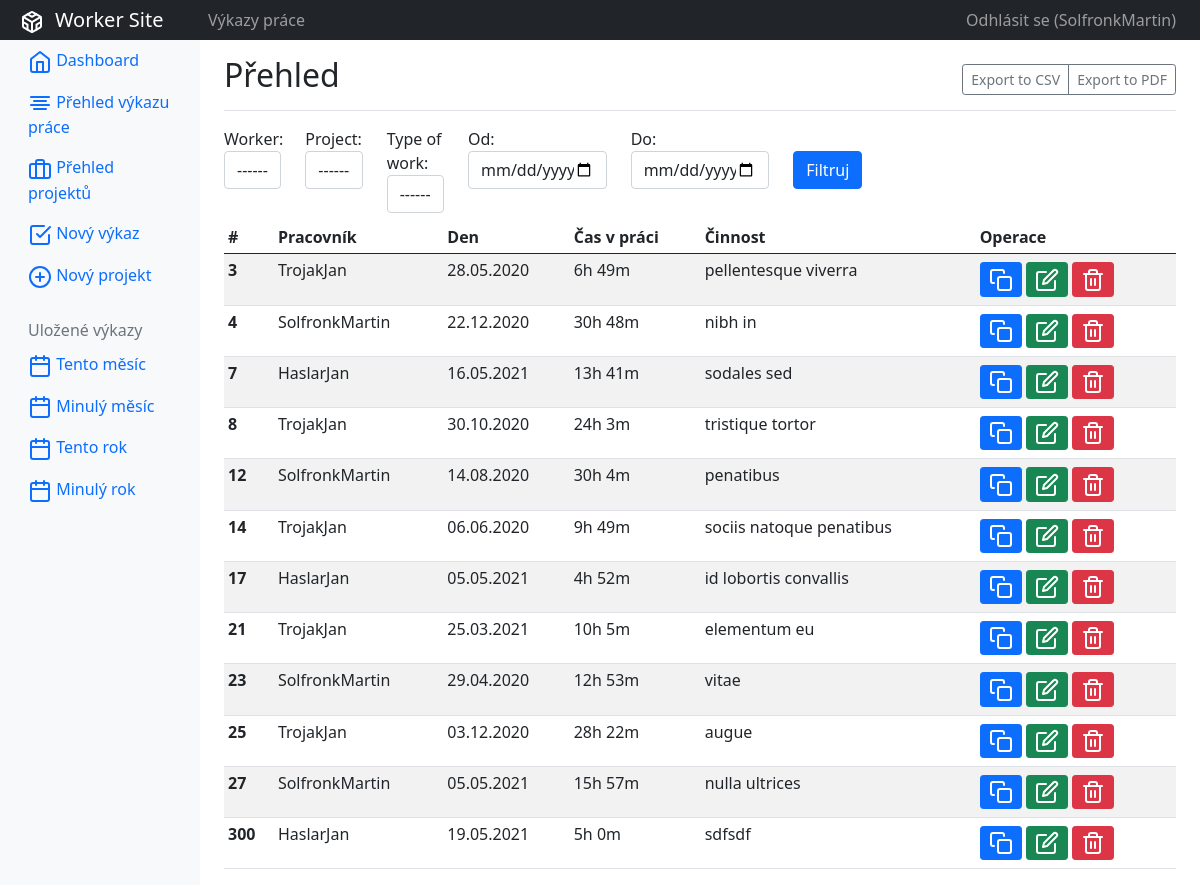
Screenshot of /report/over_view/ (signed in) with the database file from the repository.
### accounts/models.py (models this page shows)
class CustomUser(AbstractUser):
    id = models.AutoField(primary_key=True, null=False)
    def __str__(self):
        return self.username

### work_report/models.py (models this page shows, shortened)
class WorkReport(models.Model):
    id = models.AutoField(primary_key=True, null=False)
    worker = models.ForeignKey(CustomUser, null=True,
                               on_delete=models.SET_NULL)
    description = models.TextField(null=False)
    arrival = models.DateTimeField(null=False)
    departure = models.DateTimeField(null=False)
    productive_time = models.DurationField(default=timedelta())
    type_of_work = models.ForeignKey(TypeOfWork, null=True,
                                     on_delete=models.SET_NULL)
    project = models.ForeignKey(Project, null=True, on_delete=models.SET_NULL)
    creat_time = models.DateTimeField(auto_now_add=True, null=False)
    edit_time = models.DateTimeField(auto_now=True)

### work_report/decorators.py (the view)
        def wrapper(request, *args, **kwargs):
            if len({gr.name for gr in request.user.groups.all()}.intersection(
                    allowed_groups)) != 0:
                return func(request, *args, **kwargs)
            else:
                return redirect('unauthorised-AR')

### templates/templatetags.py (called while the page is built)
@register.filter
def duration(td):
    if isinstance(td, str):
        return td
    total_seconds = int(td.total_seconds())
    hours = total_seconds // 3600
    minutes = (total_seconds % 3600) // 60
    return '{}h {}m'.format(hours, minutes)

@register.simple_tag(takes_context=False)
def current_year_filter():
    start_of_current_year = \
        date(datetime.today().year, 1, 1)
    return f'?worker=&project=&type_of_work=&start=' \
           f'{start_of_current_year}T12%3A00&end='

@register.simple_tag(takes_context=False)
def last_year_filter():
    start_of_current_year = \
        date(datetime.today().year, 1, 1)
    start_of_last_year = \
        start_of_current_year - dateutil.relativedelta.relativedelta(year=1)
    return f'?worker=&project=&type_of_work=&start=' \
           f'{start_of_last_year}T12%3A00&end={start_of_current_year}T12%3A00'

@register.simple_tag(takes_context=False)
def current_month_filter():
    start_of_current_month = \
        date(datetime.today().year, datetime.today().month, 1)
    return f'?worker=&project=&type_of_work=&start=' \
           f'{start_of_current_month}T12%3A00&end='

@register.simple_tag(takes_context=False)
def last_month_filter():
    start_of_current_month = \
        date(datetime.today().year, datetime.today().month, 1)
    start_of_last_month = \
        start_of_current_month - dateutil.relativedelta.relativedelta(months=1)
    return f'?worker=&project=&type_of_work=&start=' \
           f'{start_of_last_month}T12%3A00&end=' \
           f'{start_of_current_month}T12%3A00'

### work_report/models.py (called while the page is built)
    def __str__(self):
        if len(self.name) > 20:
            return self.name[:20 - 3] + '...'
        else:
            return self.name

    def __str__(self):
        if len(self.label) > 20:
            return self.label[:20 - 3] + '...'
        else:
            return self.label

### work_report/views.py (called while the page is built)
@login_required(login_url='login-AC')
@allowed_users(allowed_groups={'admin', 'worker'})
def report_view(request):
    reports = models.WorkReport.objects.all()
    if request.method == 'GET':
        work_report_filter = filters.WorkReportsFilter(request.GET,
                                                       queryset=reports)
        reports = work_report_filter.qs
    context = {'reports': reports,
               'filter': work_report_filter,
               'title': 'Přehled',
               'has_filter': True,
               }
    return render(request, 'work_report/reports.html', context)

### templates/work_report/reports.html
{% extends 'shared/base.html' %}
{% block content %}
    {% include 'work_report/components/left_bar.html' %}
    <main role="main" class="col-md-9 ml-sm-auto col-lg-10 pt-3 px-4">
        {% include 'work_report/components/header.html' %}
        {% include 'work_report/components/summary.html' %}
    </main>
{% endblock content %}

### templates/shared/top_bar.html
<nav class="navbar navbar-dark sticky-top bg-dark navbar-expand-lg p-0">
    <div class="col-md-2 text-center">
        <a class="navbar-brand col-sm-3 col-md-2 mr-0 " href="{% url 'dashboard-WR' %}">
            <span data-feather="codesandbox"></span>&nbsp;&nbsp;Worker Site</a>
    </div>
    <div class="collapse navbar-collapse" id="navbarSupportedContent">
        <ul class="navbar-nav mr-auto">
            <li class="nav-item text-nowrap">
                <a class="nav-link" href="{% url 'dashboard-WR' %}">Výkazy práce</a>
            </li>
        </ul>
    </div>
    <ul class="navbar-nav px-3">
        <li class="nav-item text-nowrap">
            <a class="nav-link" href="{% url 'logout-AC' %}">Odhlásit se ({{ request.user }})</a>
        </li>
    </ul>
</nav>

### templates/work_report/components/summary.html
{% load my_tags %}
{% load widget_tweaks %}
<form method="get">
    <div class="row my-2">
        <div class="col-sm-1">
            {% render_field filter.form.worker.label_tag %}
            {% render_field filter.form.worker class="form-control" %}
        </div>
        <div class="col-sm-1 nopadding">
            {% render_field filter.form.project.label_tag %}
            {% render_field filter.form.project class="form-control" %}
        </div>
        <div class="col-sm-1 nopadding">
            {% render_field filter.form.type_of_work.label_tag %}
            {% render_field filter.form.type_of_work class="form-control" %}
        </div>
        <div class="col-sm-2 nopadding">
            {% render_field filter.form.start.label_tag %}
            {% render_field filter.form.start type="datetime-local" class="form-control" %}
        </div>
        <div class="col-sm-2 nopadding">
            {% render_field filter.form.end.label_tag %}
            {% render_field filter.form.end type="datetime-local" class="form-control" %}
        </div>
        <div class="col-sm-1">
            <button class="btn btn-primary mt-4" type="submit">Filtruj</button>
        </div>
    </div>
</form>
<div class="table-responsive">
    <table class="table table-striped table-sm">
        <thead>
        <tr>
            <th>#</th>
            <th>Pracovník</th>
            <th>Den</th>
            <th>Čas v práci</th>
            <th>Činnost</th>
            <th>Operace</th>
        </tr>
        </thead>
        <tbody>
        {% for rep in reports %}
            <tr>
                <th scope="row">{{ rep.id }}</th>
                <td>{{ rep.worker }}</td>
                <td>{{ rep.arrival|date:"d.m.Y" }}</td>
                <td>{{ rep.productive_time|duration }}</td>
                <td>{{ rep.description }}</td>
                <td>
                    <div class="" data-toggle="buttons">
                        <a href="{% url 'copy_report-WR' rep.pk %}" class="btn btn-primary btn-sm my-1" role="button" aria-disabled="true"><span data-feather="copy"></span></a>
                        <a href="{% url 'edit_report-WR' rep.pk %}" class="btn btn-success btn-sm my-1" role="button" aria-disabled="true"><span data-feather="edit"></span></a>
                        <a href="{% url 'delete_report-WR' rep.pk %}" class="btn btn-danger btn-sm my-1" role="button" aria-disabled="true"><span data-feather="trash-2"></span></a>
                    </div>
                </td>
            </tr>
        {% endfor %}
        </tbody>
    </table>
</div>

### rows the page displays
CustomUser: user "SolfronkMartin"
WorkReport: id "3", worker "TrojakJan", arrival "28.05.2020", productive_time|duration "6h 49m", description "pellentesque viverra"
WorkReport: id "4", worker "SolfronkMartin", arrival "22.12.2020", productive_time|duration "30h 48m", description "nibh in"
WorkReport: id "7", worker "HaslarJan", arrival "16.05.2021", productive_time|duration "13h 41m", description "sodales sed"
WorkReport: id "8", worker "TrojakJan", arrival "30.10.2020", productive_time|duration "24h 3m", description "tristique tortor"
WorkReport: id "12", worker "SolfronkMartin", arrival "14.08.2020", productive_time|duration "30h 4m", description "penatibus"
WorkReport: id "14", worker "TrojakJan", arrival "06.06.2020", productive_time|duration "9h 49m", description "sociis natoque penatibus"
WorkReport: id "17", worker "HaslarJan", arrival "05.05.2021", productive_time|duration "4h 52m", description "id lobortis convallis"
WorkReport: id "21", worker "TrojakJan", arrival "25.03.2021", productive_time|duration "10h 5m", description "elementum eu"
WorkReport: id "23", worker "SolfronkMartin", arrival "29.04.2020", productive_time|duration "12h 53m", description "vitae"
WorkReport: id "25", worker "TrojakJan", arrival "03.12.2020", productive_time|duration "28h 22m", description "augue"
WorkReport: id "27", worker "SolfronkMartin", arrival "05.05.2021", productive_time|duration "15h 57m", description "nulla ultrices"
WorkReport: id "300", worker "HaslarJan", arrival "19.05.2021", productive_time|duration "5h 0m", description "sdfsdf"

### other values shown
{{ title|default:"" }} "Přehled"
